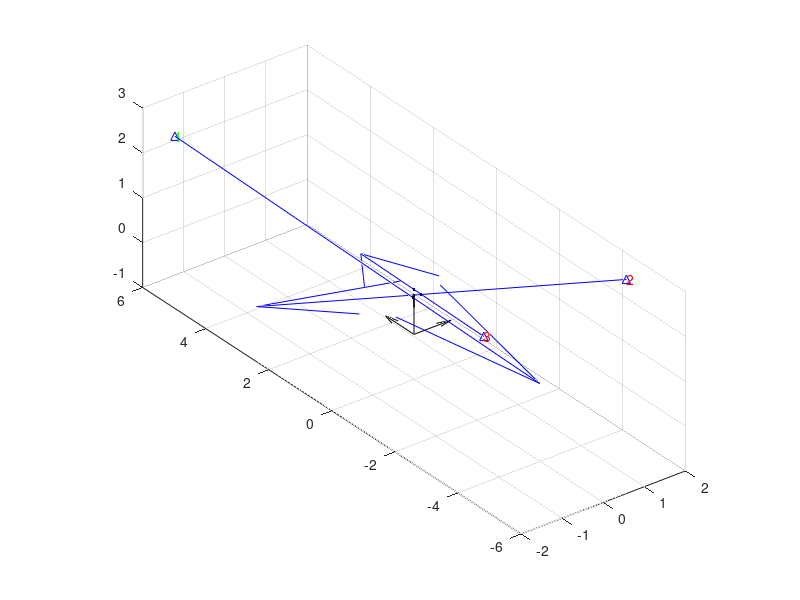

The MATLAB source for this figure: (Note: this script raises an error after producing the figure.)

%% Setup

O = zeros(3, 3);

ID = eye(3, 3);
ID_x = ID(1, :);
ID_y = ID(2, :);
ID_z = ID(3, :);

quiver3(O(1, :), O(2, :), O(3, :), ID_x, ID_y, ID_z, 'k'); % plot origin
grid on
daspect([1 1 1])
hold on

SINGLE_BASESTATION = false;
% SINGLE_BASESTATION = true;

RAYS_FAR_APART = false;
RAYS_FAR_APART = true;

% Base Station positions in World Frame: (in Meters)
B_1 = [-1.789562; 5.251678; 2.641019];
B_2 = [1.734847; -4.475452; 2.665298];
B_3 = [-1.759562; -4.505452; 2.635298];

if SINGLE_BASESTATION
    B_2 = B_1; % single base station
    B_3 = B_1; % single base station
end

plot3(B_1(1), B_1(2), B_1(3), 'b^-'); % plot Base Station
text(B_1(1), B_1(2), B_1(3), '1', 'Color', 'g')

plot3(B_2(1), B_2(2), B_2(3), 'b^-'); % plot Base Station
text(B_2(1), B_2(2), B_2(3), '2', 'Color', 'r')

plot3(B_3(1), B_3(2), B_3(3), 'b^-'); % plot Base Station
text(B_3(1), B_3(2), B_3(3), '3', 'Color', 'r')

% Artibary point on a Ray in World Frame (in Meters), to generate the Ray Vector
% Rp_1 = [- 0.1; - 0.1; 1 - 0.1];
% Rp_2 = [+ 0.1; + 0.1; 1 + 0.1];

Rp_1 = [- 0.1; - 0.1; 1 - 0.1];

if RAYS_FAR_APART
    Rp_2 = Rp_1 + [0.2; 0 ; 0];
    Rp_3 = Rp_1 + [0.1; 0.1 ; 0.1];
else
    Rp_2 = Rp_1 + [0.03; 0 ; 0];
    Rp_3 = Rp_1 + [0.0075; 0.0075 ; 0.0075];
end

plot3(Rp_1(1), Rp_1(2), Rp_1(3), 'k.-'); % plot Artibary point on Ray
plot3(Rp_2(1), Rp_2(2), Rp_2(3), 'k.-'); % plot Artibary point on Ray
plot3(Rp_3(1), Rp_3(2), Rp_3(3), 'k.-'); % plot Artibary point on Ray

% Unit Vector of Ray from Base Stations
u = (Rp_1 - B_1) / norm(Rp_1 - B_1);
v = (Rp_2 - B_2) / norm(Rp_2 - B_2);
g = (Rp_3 - B_3) / norm(Rp_3 - B_3);

% Simulated End of Ray
ray_length = 10;
R_1 = ray_length * u;
R_2 = ray_length * v;
R_3 = ray_length * g;

quiver3(B_1(1), B_1(2), B_1(3), R_1(1), R_1(2), R_1(3), 'b'); % plot Rays
quiver3(B_2(1), B_2(2), B_2(3), R_2(1), R_2(2), R_2(3), 'b');
quiver3(B_3(1), B_3(2), B_3(3), R_3(1), R_3(2), R_3(3), 'b');

% distance between Base Stations
fprintf('Distance Between BS 2 & 1: %f\n', norm(B_2 - B_1));
fprintf('Distance Between BS 3 & 1: %f\n', norm(B_3 - B_1));
fprintf('Distance Between BS 3 & 2: %f\n', norm(B_2 - B_3));

%% 2 Base Stations, 1 Sensor (Find Shortest Segment between Rays)


[Sc_1, Sc_2, d_c, k, d_c_k] = shortest_segment(B_1, u, B_2, v);
fprintf('Shortest Distance Between Rays from BS 1 & 2: %f\n', d_c);
plot3(Sc_1(1), Sc_1(2), Sc_1(3), 'b.-', Sc_2(1), Sc_2(2), Sc_2(3), 'b.-'); % plot Shortest Segment points
quiver3(Sc_1(1), Sc_1(2), Sc_1(3), d_c_k(1), d_c_k(2), d_c_k(3), 'b'); % plot Shortest Segment vector

[Sc_1, Sc_2, d_c, k, d_c_k] = shortest_segment(B_1, u, B_3, g);
fprintf('Shortest Distance Between Rays from BS 1 & 3: %f\n', d_c);
plot3(Sc_1(1), Sc_1(2), Sc_1(3), 'b.-', Sc_2(1), Sc_2(2), Sc_2(3), 'b.-'); % plot Shortest Segment points
quiver3(Sc_1(1), Sc_1(2), Sc_1(3), d_c_k(1), d_c_k(2), d_c_k(3), 'b'); % plot Shortest Segment vector

[Sc_1, Sc_2, d_c, k, d_c_k] = shortest_segment(B_2, v, B_3, g);
fprintf('Shortest Distance Between Rays from BS 2 & 3: %f\n', d_c);
plot3(Sc_1(1), Sc_1(2), Sc_1(3), 'b.-', Sc_2(1), Sc_2(2), Sc_2(3), 'b.-'); % plot Shortest Segment points
quiver3(Sc_1(1), Sc_1(2), Sc_1(3), d_c_k(1), d_c_k(2), d_c_k(3), 'b'); % plot Shortest Segment vector

% since Rays from Base Stations should surely touch the Sensor at the same
% point, the distance here should be zero.
% the extra distance may signify incorrect Base Station origins or lack of
% calibration


%%  2 Base Stations on 2 different Sensors (Best Fit of Segment between Rays)

%% Plot Calc

quiver3(S_1(1), S_1(2), S_1(3), d_S_q(1), d_S_q(2), d_S_q(3), 'r');

Sn_1_ = Sn_1;
Sn_2_ = Sn_2;

step_size = 0.05;
offset = 0;
offset = -step_size/2;
increments = 40;
for i=1:increments
%     disp(i)
    increment = (i-increments/2)*step_size + offset;

    s_n = d_BS1 + increment;
    
    x = w_0 - D - s_n*u;
    
%     t_n = v\(d_S*q + s_n*u - w_0);
%     t_n = v\(D + s_n*u - w_0);
%     t_n = v\(-x);
%     t_n = v\(s_n*u + D - w_0);
%     t_n = v\(s_n*u) + v\(D - w_0);
%     t_n = (v\u)*s_n + v\(D - w_0);
%     t_n = (v\u)*s_n + v\(D - w_0); % linear equation

    D_w = D - w_0;
    m = (v\u);
    c = v\(D_w);
    t_n = m*s_n + c; % linear equation
    
%     t_n = mldivide(v, (d_S*q + s_n*u - w_0));
%     t_n = (d_S*q + s_n*u - w_0).' * v;
%     t_n = (D + s_n*u - w_0).' * v; 
    
    Sn_1 = B_1 + s_n*u;
%     Sn_2 = B_2 + t_n*v;
%     Sn_2 = B_2 + ((d_S*q + s_n*u - w_0).' * v)*v;
%     Sn_2 = B_2 + (d_S*q + s_n*u - w_0).' * v*v;
%     Sn_2 = B_2 + (D + s_n*u - w_0).' * v*v;
    Sn_2 = B_2 + (D + s_n*u - w_0).' * v*v;

    k = (Sn_2 - Sn_1) / norm(Sn_2 - Sn_1);
    
%     d_n = norm(Sn_2 - Sn_1)
%     d_n = norm((B_2 + t_n*v) - (B_1 + s_n*u));
%     d_n = (Sn_2 - Sn_1).' * k;
    d_n = (Sn_2 - Sn_1).' * k;
    
    d_n_k = d_n * k;
    
%     d_error = d_n - d_S;
    d_error = abs(d_n - d_S);
%     d_error = sqrt(power(d_n - d_S, 2));
    
%     r_error = k - q;
    r_error = norm(k - q);
    t_error = d_error*r_error;
    
%     error = norm(d_n_k - d_S_q);
%     error = power(norm(d_n_k - d_S_q), 2);
%     error = power(norm(d_n_k - D), 2);
%     error = power( norm( w_0 +  t_n*v - s_n*u - D ), 2);
%     error = power( norm( w_0 +  ( (D + s_n*u - w_0).' * v )*v - s_n*u - D ), 2);
%     error = power( norm( w_0 +  (D + s_n*u - w_0).' * v*v - s_n*u - D ), 2);
%     error = power( norm( w_0 +  v\(D + s_n*u - w_0) *v - s_n*u - D ), 2);

%     error = power( norm( x + v\(-x) *v  ), 2);
%     error = power( norm( x + t_n *v  ), 2);
%     error = power( norm( x + ((v\u)*s_n + v\(D - w_0)) *v  ), 2);
%     error = power( norm( x + (v\u)*v*s_n + v\(D - w_0)*v ), 2);
%     error = power( norm( x + m*v*s_n + v\(D - w_0)*v ), 2);
    
%     v_error = x + m*v*s_n + c*v;
%     v_error = w_0 - D - s_n*u + m*v*s_n + c*v;
%     v_error = m*v*s_n - s_n*u + c*v +  w_0 - D;
%     v_error = s_n*m*v - s_n*u + (c*v +  w_0 - D);
%     v_error = s_n*(m*v - u) + (c*v +  w_0 - D);
    
%     m_v = (m*v - u);
%     c_v = (c*v +  w_0 - D);
%     m_v = ((v\u)*v - u);
%     c_v = (v\(D - w_0)*v +  w_0 - D);
%     v_error = s_n*m_v + c_v;
    
    v_error = s_n*(m*v - u) + (c*v - D_w);
    
    error = power( norm( v_error ), 2);
    
%     fprintf('%f, %f, %f, %f, %f, %f, %f \n', increment, s_n, t_n, d_n, d_error, r_error, t_error);
%     fprintf('%f \t %f \t %f \t %f \n', increment, s_n, t_n, error);
    fprintf('%f \t %f \t %f \t %f \t %f \t %f \t %f \n', increment, s_n, t_n, error, v_error(1), v_error(2), v_error(3));
    
    plot3(Sn_1(1), Sn_1(2), Sn_1(3), 'g.-', Sn_2(1), Sn_2(2), Sn_2(3), 'g.-');
    quiver3(Sn_1(1), Sn_1(2), Sn_1(3), d_n_k(1), d_n_k(2), d_n_k(3), 'g');

    plot3(s_n, t_n, error, 'g.-');
    
    dist1 = norm(Sn_1 - Sn_1_);
    dist2 = norm(Sn_2 - Sn_2_);
    
    Sn_1_ = Sn_1;
    Sn_2_ = Sn_2;
end


D_w = D - w_0;
m = (v\u);
c = v\(D_w);

% t_f = m*s_f + c; % linear equation

a = (m*v - u);
b = (c*v - D_w);

% v_error = s_f*(m*v - u) + (c*v - D_w); % linear equation
v_error = s_f*a + b; % linear equation

s_no_error_linear = - (m*v - u) \ (c*v - D_w); % assuming v_error = 0, find s_f

% v_error_sequared = power( norm(s_f*a + b), 2); % quadratic equation for reference only, to show derivation
% v_error_sequared_diffed = 2*a*(a*s_f + b); %squared and differentiated by s_f
% s_no_error_quadratic = - b / a; % assuming v_error_sequared_diffed = 0, find s_f
% s_no_error_quadratic = - a \ b
% s_no_error_quadratic = - (m*v - u) \ (c*v - D_w); % same as s_no_error_linear

    
% syms W Dd S U V X
% e = power( norm( W +  V\(Dd + S*U - W) *V - S*U - Dd ), 2);
% diff(e, S)

% quiver3(S_2(1), S_2(2), S_2(3),-res(1),-res(2),-res(3), 'r');

%% Plot End

% legend({'B_1', 'B_2', 'Rp_1', 'Rp_2', 'Sa_1', 'Sa_2'});

hold off
